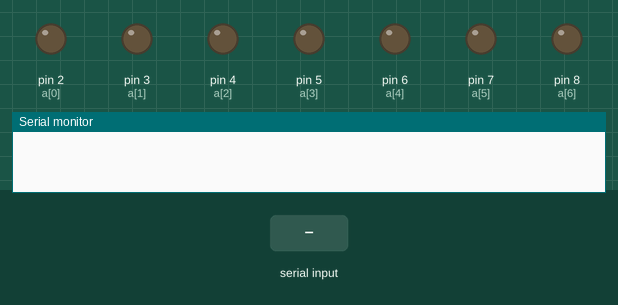
Recording of a sketch running on a simulated Arduino Uno, built with avr-gcc and run on an emulated ATmega328P. On the bench: output pins drawn as LEDs (lit = HIGH), the last lines printed to the serial monitor. Dashed ring = blinking. The inputs (shaded band) are chosen by the test bench.

Above: at 1.2 s.
1.3 s: "A" received over Serial
At 2.2 s:
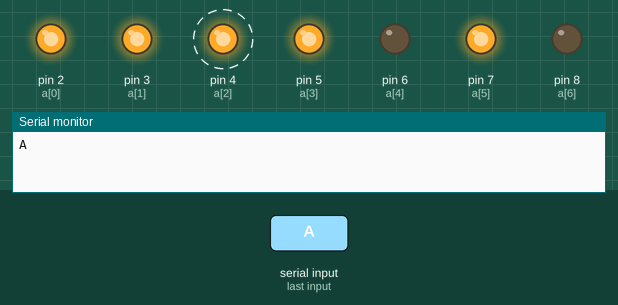
At 3.7 s:
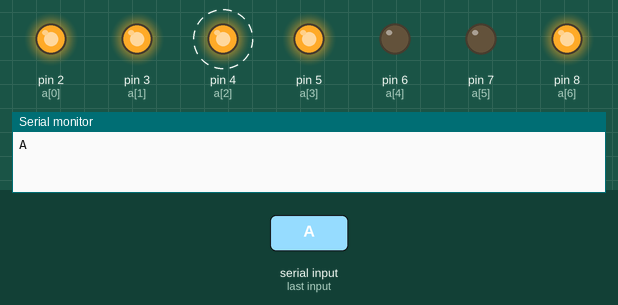
4.3 s: "U" received over Serial
At 7.3 s:
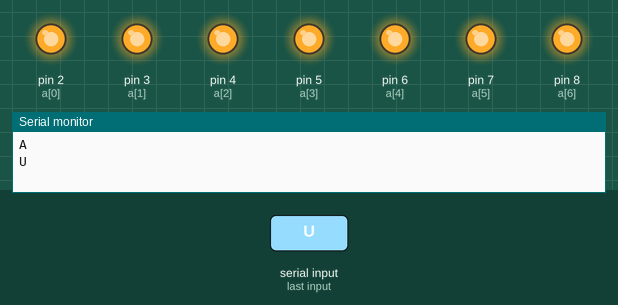
Timing chart, 0 to 8.8 s (numbered marks = the images above; inputs shaded):
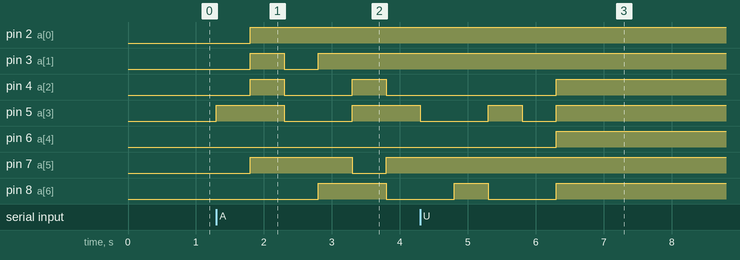

The sketch:

asd.ino
```cpp
int a[] = {2,3,4,5,6,7,8};

int c[7][7] ={// Arduino
            {0,0,0,1,0,0,0},
            {1,1,1,1,0,1,0},
            {1,0,0,0,0,1,0},
            {1,1,0,0,0,1,1},
            {1,1,1,1,0,0,1},
            {1,1,0,1,0,1,0},
            {1,1,0,0,0,1,0},

            };

int uno[3][7] = {
  			{1,1,0,0,0,1,1},
            {1,1,0,1,0,1,0},
            {1,1,0,0,0,1,0},


			};


int led = 7;
int sw = 13;

void setup() {
  Serial.begin(9600);
  for(int i=0; i<led; i++) {
    pinMode(a[i],OUTPUT);
  }
  pinMode(sw , INPUT_PULLUP);
}

void loop () {
  if(Serial.available() >0) {
  char r = Serial.read();
  Serial.println(r);
  switch(r) {
   case 'A':
    for(int i=0; i<7; i++) {
    	for(int j=0; j<led; j++) {
     	 digitalWrite(a[j] , c[i][j]);
    }
    delay(500);
    for(int k=0; k<led; k++) {
    	digitalWrite(a[k] , HIGH);
      }


    }break;

    case 'U' :
    for(int i=0; i<3; i++) {
    	for(int j=0; j<led; j++) {
     	 digitalWrite(a[j] , uno[i][j]);
    }
    delay(500);
    for(int k=0; k<led; k++) {
    	digitalWrite(a[k] , HIGH);
    }

    }break;


  }

}
}
```

Measured:
- after the input at 1.3 s, pin 2 (a[0]): LOW → HIGH after 0.50 s; pin 3 (a[1]): LOW → HIGH after 0.50 s, → LOW 0.50 s later, → HIGH 0.50 s later
- after the input at 4.3 s, pin 4 (a[2]), pin 6 (a[4]): LOW → HIGH after 2.0 s instead of 0.50 s
